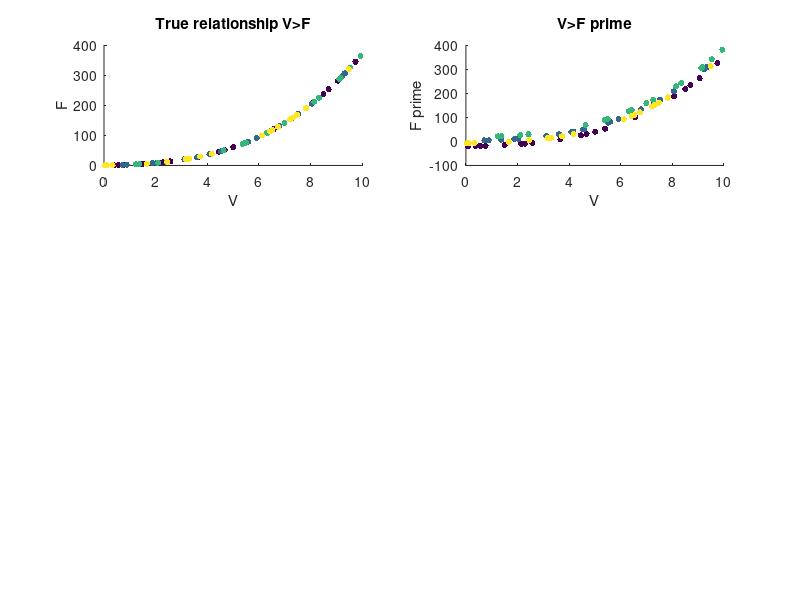

Recreate this plot in MATLAB. (Note: this script raises an error after producing the figure.)
clear all;
%Suppose we have a dataset perfectly described by the following
%relationship:
%   F = a*V+b*V^2+d*V^3
%The true coefficient values are:
a=2;
b=0.5;
d=0.3;
coeff_true=[a;b;d];

%   This dataset is collected in 4 series of 20 datapoints each:
series=[repmat(1,20,1);repmat(2,20,1);repmat(3,20,1); repmat(4,20,1)];
[~,s_1st,~] = unique(series);

numpts=length(series);

% V values are distributed across all 4 series:
V_in=10*rand(numpts,1);

%The input variables can be assembled in a matrix:
comIN=[V_in,V_in.^2,V_in.^3];

%The true F values can be solved:
F_true=comIN*coeff_true;

%Plot this true relationship
figure(1)
subplot(3,2,1);
scatter(V_in,F_true,20,series,'filled');
xlabel('V');
ylabel('F');
title('True relationship V>F');

disp('See Figure 1 for true relationship between V and F (global load).');
disp('Press ENTER to continue.');
fprintf('\n');
pause();


%There are tare loads present, however so the reported F value (F') is:
%   F'=F-T_k 
% where T_k is the series tare load

%The true tare values are:
tares_true=[20;-2;-17;8]; 
F_prime=F_true-tares_true(series);
%Plot the reported data:
subplot(3,2,2);
scatter(V_in,F_prime,20,series,'filled');
xlabel('V');
ylabel('F prime');
title('V>F prime');

disp('See Figure 1 for true relationship between V and reported load, F prime (global load - tares).');
disp('Press ENTER to continue.');
fprintf('\n');
pause();

%Our goal is to solve for the true coefficients for the relationship V>F.
%We only have access to V and F' to do so, however:

%% Our first approach is regressing for the coefficients, then taking the
%mean of the difference in each series as the tare load:
% Normalize the data for a better conditioned matrix
scale1 = max(abs(comIN));
scale1(scale1==0)=1; %To avoid NaN for channels where RBFs have self-terminated
comIN_1 = comIN./scale1;

xcalib_1 = comIN_1\F_prime; %Solve for coefficients:
xcalib_1 = xcalib_1./scale1'; % De-normalize the coefficients to be used with raw data
coeff_1 = xcalib_1;

%Calculate our approximation without tare correcting:
aprxIN1 = comIN*coeff_1;

%Find residual between F' and approximation:
checkit1 = aprxIN1-F_prime;
taresAllPoints1 = meantare(series,checkit1);
tares1=taresAllPoints1(s_1st);
%Tare subtracted approximation to compare to F_prime
aprxIN1_mTares=aprxIN1-taresAllPoints1;

%Calculate true RMS and tare corrected RMS
RMS1_true=sqrt(mean((aprxIN1-F_true).^2));
RMS1_tareC=sqrt(mean((aprxIN1_mTares-F_prime).^2));
%Calculate Tare RMS
tare_RMS1=sqrt(mean((tares1-tares_true).^2));

%Plot the approximation:
subplot(3,2,3);
scatter(V_in,aprxIN1,20,series,'filled');
xlabel('V');
ylabel('F approx');
title('True load (F) Approximation 1');

subplot(3,2,4);
scatter(V_in,aprxIN1_mTares,20,series,'filled');
xlabel('V');
ylabel('F approx');
title('Tare subracted (F prime) Approximation 1');

disp('Approach 1 calculates coefficients without intercepts, then calculates tares as mean difference between approximation and F prime in each series')
fprintf('RMS between global approximation and true global load: '); fprintf(num2str(RMS1_true)); fprintf('\n');
fprintf('RMS between tare corrected approximation and F_prime: '); fprintf(num2str(RMS1_tareC)); fprintf('\n');
fprintf('RMS between calculated and true tares: '); fprintf(num2str(tare_RMS1)); fprintf('\n');
disp('Press ENTER to continue.');
fprintf('\n');
pause();
%% Our second approach is regressing for the coefficients including a specific intercept term in each series

%We will generate series specific intercepts for each series
comIN2_intercepts=zeros(numpts,max(series));
for i=1:max(series)
    comIN2_intercepts(series==i,i)=1;
end
comIN_2=[comIN,comIN2_intercepts];

% Normalize the data for a better conditioned matrix
scale2 = max(abs(comIN_2));
scale2(scale2==0)=1; %To avoid NaN for channels where RBFs have self-terminated
comIN_2 = comIN_2./scale2;

xcalib_2 = comIN_2\F_prime; %Solve for coefficients:
xcalib_2 = xcalib_2./scale2'; % De-normalize the coefficients to be used with raw data

coeff_2 = xcalib_2(1:length(coeff_true)); %Extract coefficients
tares2 = -xcalib_2(length(coeff_true)+1:end); % Tares were solved for with intercept terms
taresAllPoints2 = tares2(series); %Expand out to length of input V

%Calculate our approximation without tare correcting:
aprxIN2 = comIN*coeff_2;

%Tare subtracted approximation to compare to F_prime
aprxIN2_mTares=aprxIN2-taresAllPoints2;

%Calculate true RMS and tare corrected RMS
RMS2_true=sqrt(mean((aprxIN2-F_true).^2));
RMS2_tareC=sqrt(mean((aprxIN2_mTares-F_prime).^2));
%Calculate Tare RMS
tare_RMS2=sqrt(mean((tares2-tares_true).^2));

%Plot the approximation:
subplot(3,2,5);
scatter(V_in,aprxIN2,20,series,'filled');
xlabel('V');
ylabel('F approx');
title('True load (F) Approximation 2');

subplot(3,2,6);
scatter(V_in,aprxIN2_mTares,20,series,'filled');
xlabel('V');
ylabel('F approx');
title('Tare subracted (F prime) Approximation 2');

disp('Approach 2 calculates coefficients with series specific intercepts.  This provides the tares along with coefficients')
fprintf('RMS between global approximation and true global load: '); fprintf(num2str(RMS2_true)); fprintf('\n');
fprintf('RMS between tare corrected approximation and F_prime: '); fprintf(num2str(RMS2_tareC)); fprintf('\n');
fprintf('RMS between calculated and true tares: '); fprintf(num2str(tare_RMS2)); fprintf('\n');
disp('Press ENTER to continue.');
fprintf('\n');
pause()
%% Our third approach is from the Tare formulation provided by Dr. Meade on 4 FEB 20
%% Approach 3A: Calculate coefficients as in approach 1, talculate tares from mean inputs in each series and coefficients

% Normalize the data for a better conditioned matrix
scale3A = max(abs(comIN));
scale3A(scale3A==0)=1; %To avoid NaN for channels where RBFs have self-terminated
comIN_3A = comIN./scale3A;

xcalib_3A = comIN_3A\F_prime; %Solve for coefficients:
xcalib_3A = xcalib_3A./scale3A'; % De-normalize the coefficients to be used with raw data
coeff_3A = xcalib_3A;

%Calculate our approximation without tare correcting:
aprxIN3A = comIN*coeff_3A;

%Determine mean value for each input variable in series for calculating Tares
mean_Term_series=zeros(max(series),size(comIN,2));
comIN_3A_tare=zeros(max(series),size(comIN,2));
numpts_series=zeros(max(series),1);
for i=1:max(series)
    mean_Term_series(i,:)=mean(comIN(series==i,:),1); %Determine mean for each input variable in series
    numpts_series(i)=sum(series==i); %Count number of datapoints in series
    comIN_3A_tare(i,:)=mean_Term_series(i,:)/numpts_series(i);
%     comIN_3A_tare(i,:)=mean_Term_series(i,:);
end

%Calculate tares using coefficients and mean input values
tares3A=comIN_3A_tare*coeff_3A;

%Tare subtracted approximation to compare to F_prime
aprxIN3A_mTares=aprxIN3A-tares3A(series);

%Calculate true RMS and tare corrected RMS
RMS3A_true=sqrt(mean((aprxIN3A-F_true).^2));
RMS3A_tareC=sqrt(mean((aprxIN3A_mTares-F_prime).^2));
%Calculate Tare RMS
tare_RMS3A=sqrt(mean((tares3A-tares_true).^2));

%Plot the approximation:
figure(2)
subplot(3,2,1);
scatter(V_in,aprxIN3A,20,series,'filled');
xlabel('V');
ylabel('F approx');
title('True load (F) Approximation 3A');

subplot(3,2,2);
scatter(V_in,aprxIN3A_mTares,20,series,'filled');
xlabel('V');
ylabel('F approx');
title('Tare subracted (F prime) Approximation 3A');

disp('Approach 3A calculates coefficients without intercepts as in Approach 1, then calculates tares using mean input in each series and coefficients')
fprintf('RMS between global approximation and true global load: '); fprintf(num2str(RMS3A_true)); fprintf('\n');
fprintf('RMS between tare corrected approximation and F_prime: '); fprintf(num2str(RMS3A_tareC)); fprintf('\n');
fprintf('RMS between calculated and true tares: '); fprintf(num2str(tare_RMS3A)); fprintf('\n');
disp('Press ENTER to continue.');
fprintf('\n');
pause();

%% Approach 3B: Calculate coefficients using formulation subtracting mean of input in each series, talculate tares from mean inputs in each series and coefficients
%Determine mean value for each input variable in series for calculating Tares
mean_Term_series=zeros(max(series),size(comIN,2));
comIN_3B_tare=zeros(max(series),size(comIN,2));
numpts_series=zeros(max(series),1);
for i=1:max(series)
    mean_Term_series(i,:)=mean(comIN(series==i,:),1); %Determine mean for each input variable in series
    numpts_series(i)=sum(series==i); %Count number of datapoints in series
    comIN_3B_tare(i,:)=mean_Term_series(i,:)/numpts_series(i);
%     comIN_3B_tare(i,:)=mean_Term_series(i,:);
end
comIN_3B_tare_tal=comIN_3B_tare(series,:);
comIN_3B=comIN-comIN_3B_tare_tal; %Calculate coefficients using comIN corrected with mean voltages

% Normalize the data for a better conditioned matrix
scale3B = max(abs(comIN_3B));
scale3B(scale3B==0)=1; %To avoid NaN
comIN_3B = comIN_3B./scale3B;

xcalib_3B = comIN_3B\F_prime; %Solve for coefficients:
xcalib_3B = xcalib_3B./scale3B'; % De-normalize the coefficients to be used with raw data
coeff_3B = xcalib_3B;

%Calculate our approximation without tare correcting:
aprxIN3B = comIN*coeff_3B;

%Calculate tares using coefficients and mean input values
tares3B=comIN_3B_tare*coeff_3B;

%Tare subtracted approximation to compare to F_prime
aprxIN3B_mTares=aprxIN3B-tares3B(series);

%Calculate true RMS and tare corrected RMS
RMS3B_true=sqrt(mean((aprxIN3B-F_true).^2));
RMS3B_tareC=sqrt(mean((aprxIN3B_mTares-F_prime).^2));
%Calculate Tare RMS
tare_RMS3B=sqrt(mean((tares3B-tares_true).^2));

%Plot the approximation:
subplot(3,2,3);
scatter(V_in,aprxIN3B,20,series,'filled');
xlabel('V');
ylabel('F approx');
title('True load (F) Approximation 3B');

subplot(3,2,4);
scatter(V_in,aprxIN3B_mTares,20,series,'filled');
xlabel('V');
ylabel('F approx');
title('Tare subracted (F prime) Approximation 3B');

disp('Approach 3A calculates coefficients without intercepts using comIN corrected with mean inputs in each series, then calculates tares using mean input in each series and coefficients')
fprintf('RMS between global approximation and true global load: '); fprintf(num2str(RMS3B_true)); fprintf('\n');
fprintf('RMS between tare corrected approximation and F_prime: '); fprintf(num2str(RMS3B_tareC)); fprintf('\n');
fprintf('RMS between calculated and true tares: '); fprintf(num2str(tare_RMS3B)); fprintf('\n');
disp('Press ENTER to continue.');
fprintf('\n');